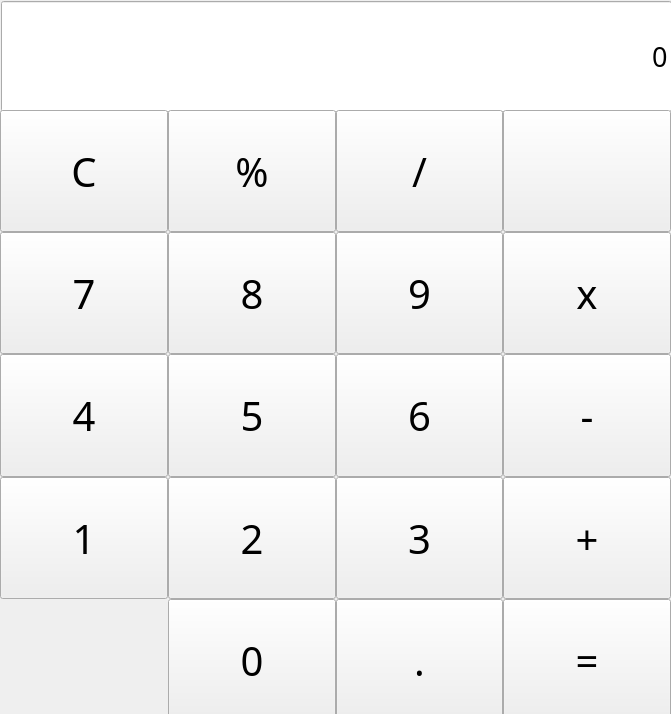
<?xml version="1.0" encoding="UTF-8"?>
<ui version="4.0">
 <class>Calculator</class>
 <widget class="QMainWindow" name="Calculator">
  <property name="geometry">
   <rect>
    <x>0</x>
    <y>0</y>
    <width>671</width>
    <height>714</height>
   </rect>
  </property>
  <property name="windowTitle">
   <string>Calculator</string>
  </property>
  <widget class="QWidget" name="centralwidget">
   <property name="sizePolicy">
    <sizepolicy hsizetype="MinimumExpanding" vsizetype="MinimumExpanding">
     <horstretch>0</horstretch>
     <verstretch>0</verstretch>
    </sizepolicy>
   </property>
   <widget class="QLineEdit" name="show_number">
    <property name="geometry">
     <rect>
      <x>1</x>
      <y>1</y>
      <width>671</width>
      <height>111</height>
     </rect>
    </property>
    <property name="sizePolicy">
     <sizepolicy hsizetype="Expanding" vsizetype="Expanding">
      <horstretch>0</horstretch>
      <verstretch>0</verstretch>
     </sizepolicy>
    </property>
    <property name="font">
     <font>
      <family>思源黑体 Normal</family>
      <pointsize>20</pointsize>
     </font>
    </property>
    <property name="text">
     <string>0</string>
    </property>
    <property name="alignment">
     <set>Qt::AlignRight|Qt::AlignTrailing|Qt::AlignVCenter</set>
    </property>
    <property name="dragEnabled">
     <bool>false</bool>
    </property>
    <property name="placeholderText">
     <string/>
    </property>
   </widget>
   <widget class="QWidget" name="">
    <property name="geometry">
     <rect>
      <x>0</x>
      <y>110</y>
      <width>671</width>
      <height>611</height>
     </rect>
    </property>
    <property name="font">
     <font>
      <family>思源黑体 Normal</family>
      <pointsize>30</pointsize>
      <bold>false</bold>
     </font>
    </property>
    <layout class="QGridLayout" name="gridLayout">
     <property name="sizeConstraint">
      <enum>QLayout::SetDefaultConstraint</enum>
     </property>
     <property name="topMargin">
      <number>0</number>
     </property>
     <property name="spacing">
      <number>0</number>
     </property>
     <item row="5" column="4">
      <widget class="QPushButton" name="cal_bt">
       <property name="sizePolicy">
        <sizepolicy hsizetype="Expanding" vsizetype="Expanding">
         <horstretch>0</horstretch>
         <verstretch>0</verstretch>
        </sizepolicy>
       </property>
       <property name="font">
        <font>
         <family>思源黑体 Normal</family>
         <pointsize>30</pointsize>
         <bold>false</bold>
        </font>
       </property>
       <property name="text">
        <string>=</string>
       </property>
      </widget>
     </item>
     <item row="3" column="4">
      <widget class="QPushButton" name="sub_bt">
       <property name="sizePolicy">
        <sizepolicy hsizetype="Expanding" vsizetype="Expanding">
         <horstretch>0</horstretch>
         <verstretch>0</verstretch>
        </sizepolicy>
       </property>
       <property name="font">
        <font>
         <family>思源黑体 Normal</family>
         <pointsize>30</pointsize>
         <bold>false</bold>
        </font>
       </property>
       <property name="text">
        <string>-</string>
       </property>
      </widget>
     </item>
     <item row="4" column="0">
      <widget class="QPushButton" name="num1_bt">
       <property name="sizePolicy">
        <sizepolicy hsizetype="Expanding" vsizetype="Expanding">
         <horstretch>0</horstretch>
         <verstretch>0</verstretch>
        </sizepolicy>
       </property>
       <property name="font">
        <font>
         <family>思源黑体 Normal</family>
         <pointsize>30</pointsize>
         <bold>false</bold>
        </font>
       </property>
       <property name="layoutDirection">
        <enum>Qt::LeftToRight</enum>
       </property>
       <property name="autoFillBackground">
        <bool>false</bool>
       </property>
       <property name="text">
        <string>1</string>
       </property>
       <property name="checkable">
        <bool>false</bool>
       </property>
       <property name="autoRepeat">
        <bool>false</bool>
       </property>
       <property name="autoExclusive">
        <bool>false</bool>
       </property>
       <property name="autoDefault">
        <bool>false</bool>
       </property>
       <property name="default">
        <bool>false</bool>
       </property>
       <property name="flat">
        <bool>false</bool>
       </property>
      </widget>
     </item>
     <item row="3" column="0">
      <widget class="QPushButton" name="num4_bt">
       <property name="sizePolicy">
        <sizepolicy hsizetype="Expanding" vsizetype="Expanding">
         <horstretch>0</horstretch>
         <verstretch>0</verstretch>
        </sizepolicy>
       </property>
       <property name="font">
        <font>
         <family>思源黑体 Normal</family>
         <pointsize>30</pointsize>
         <bold>false</bold>
        </font>
       </property>
       <property name="text">
        <string>4</string>
       </property>
      </widget>
     </item>
     <item row="0" column="3">
      <widget class="QPushButton" name="div_bt">
       <property name="sizePolicy">
        <sizepolicy hsizetype="Expanding" vsizetype="Expanding">
         <horstretch>0</horstretch>
         <verstretch>0</verstretch>
        </sizepolicy>
       </property>
       <property name="font">
        <font>
         <family>思源黑体 Normal</family>
         <pointsize>30</pointsize>
         <bold>false</bold>
        </font>
       </property>
       <property name="text">
        <string>/</string>
       </property>
      </widget>
     </item>
     <item row="5" column="2">
      <widget class="QPushButton" name="num0_bt">
       <property name="sizePolicy">
        <sizepolicy hsizetype="Expanding" vsizetype="Expanding">
         <horstretch>0</horstretch>
         <verstretch>0</verstretch>
        </sizepolicy>
       </property>
       <property name="font">
        <font>
         <family>思源黑体 Normal</family>
         <pointsize>30</pointsize>
         <bold>false</bold>
        </font>
       </property>
       <property name="text">
        <string>0</string>
       </property>
      </widget>
     </item>
     <item row="3" column="3">
      <widget class="QPushButton" name="num6_bt">
       <property name="sizePolicy">
        <sizepolicy hsizetype="Expanding" vsizetype="Expanding">
         <horstretch>0</horstretch>
         <verstretch>0</verstretch>
        </sizepolicy>
       </property>
       <property name="font">
        <font>
         <family>思源黑体 Normal</family>
         <pointsize>30</pointsize>
         <bold>false</bold>
        </font>
       </property>
       <property name="text">
        <string>6</string>
       </property>
      </widget>
     </item>
     <item row="0" column="0">
      <widget class="QPushButton" name="clear_bt">
       <property name="sizePolicy">
        <sizepolicy hsizetype="Expanding" vsizetype="Expanding">
         <horstretch>0</horstretch>
         <verstretch>0</verstretch>
        </sizepolicy>
       </property>
       <property name="font">
        <font>
         <family>思源黑体 Normal</family>
         <pointsize>30</pointsize>
         <bold>false</bold>
        </font>
       </property>
       <property name="text">
        <string>C</string>
       </property>
      </widget>
     </item>
     <item row="4" column="4">
      <widget class="QPushButton" name="add_bt">
       <property name="sizePolicy">
        <sizepolicy hsizetype="Expanding" vsizetype="Expanding">
         <horstretch>0</horstretch>
         <verstretch>0</verstretch>
        </sizepolicy>
       </property>
       <property name="font">
        <font>
         <family>思源黑体 Normal</family>
         <pointsize>30</pointsize>
         <bold>false</bold>
        </font>
       </property>
       <property name="text">
        <string>+</string>
       </property>
      </widget>
     </item>
     <item row="3" column="2">
      <widget class="QPushButton" name="num5_bt">
       <property name="sizePolicy">
        <sizepolicy hsizetype="Expanding" vsizetype="Expanding">
         <horstretch>0</horstretch>
         <verstretch>0</verstretch>
        </sizepolicy>
       </property>
       <property name="font">
        <font>
         <family>思源黑体 Normal</family>
         <pointsize>30</pointsize>
         <bold>false</bold>
        </font>
       </property>
       <property name="text">
        <string>5</string>
       </property>
      </widget>
     </item>
     <item row="2" column="4">
      <widget class="QPushButton" name="mul_bt">
       <property name="sizePolicy">
        <sizepolicy hsizetype="Expanding" vsizetype="Expanding">
         <horstretch>0</horstretch>
         <verstretch>0</verstretch>
        </sizepolicy>
       </property>
       <property name="font">
        <font>
         <family>思源黑体 Normal</family>
         <pointsize>30</pointsize>
         <bold>false</bold>
        </font>
       </property>
       <property name="text">
        <string>x</string>
       </property>
      </widget>
     </item>
     <item row="5" column="3">
      <widget class="QPushButton" name="point_bt">
       <property name="sizePolicy">
        <sizepolicy hsizetype="Expanding" vsizetype="Expanding">
         <horstretch>0</horstretch>
         <verstretch>0</verstretch>
        </sizepolicy>
       </property>
       <property name="font">
        <font>
         <family>思源黑体 Normal</family>
         <pointsize>30</pointsize>
         <bold>false</bold>
        </font>
       </property>
       <property name="text">
        <string>.</string>
       </property>
      </widget>
     </item>
     <item row="4" column="2">
      <widget class="QPushButton" name="num2_bt">
       <property name="sizePolicy">
        <sizepolicy hsizetype="Expanding" vsizetype="Expanding">
         <horstretch>0</horstretch>
         <verstretch>0</verstretch>
        </sizepolicy>
       </property>
       <property name="font">
        <font>
         <family>思源黑体 Normal</family>
         <pointsize>30</pointsize>
         <bold>false</bold>
        </font>
       </property>
       <property name="text">
        <string>2</string>
       </property>
      </widget>
     </item>
     <item row="2" column="3">
      <widget class="QPushButton" name="num9_bt">
       <property name="sizePolicy">
        <sizepolicy hsizetype="Expanding" vsizetype="Expanding">
         <horstretch>0</horstretch>
         <verstretch>0</verstretch>
        </sizepolicy>
       </property>
       <property name="font">
        <font>
         <family>思源黑体 Normal</family>
         <pointsize>30</pointsize>
         <bold>false</bold>
        </font>
       </property>
       <property name="text">
        <string>9</string>
       </property>
      </widget>
     </item>
     <item row="2" column="2">
      <widget class="QPushButton" name="num8_bt">
       <property name="sizePolicy">
        <sizepolicy hsizetype="Expanding" vsizetype="Expanding">
         <horstretch>0</horstretch>
         <verstretch>0</verstretch>
        </sizepolicy>
       </property>
       <property name="font">
        <font>
         <family>思源黑体 Normal</family>
         <pointsize>30</pointsize>
         <bold>false</bold>
        </font>
       </property>
       <property name="text">
        <string>8</string>
       </property>
      </widget>
     </item>
     <item row="0" column="2">
      <widget class="QPushButton" name="percent_bt">
       <property name="sizePolicy">
        <sizepolicy hsizetype="Expanding" vsizetype="Expanding">
         <horstretch>0</horstretch>
         <verstretch>0</verstretch>
        </sizepolicy>
       </property>
       <property name="font">
        <font>
         <family>思源黑体 Normal</family>
         <pointsize>30</pointsize>
         <bold>false</bold>
        </font>
       </property>
       <property name="text">
        <string>%</string>
       </property>
      </widget>
     </item>
     <item row="2" column="0">
      <widget class="QPushButton" name="num7_bt">
       <property name="sizePolicy">
        <sizepolicy hsizetype="Expanding" vsizetype="Expanding">
         <horstretch>0</horstretch>
         <verstretch>0</verstretch>
        </sizepolicy>
       </property>
       <property name="font">
        <font>
         <family>思源黑体 Normal</family>
         <pointsize>30</pointsize>
         <bold>false</bold>
        </font>
       </property>
       <property name="text">
        <string>7</string>
       </property>
      </widget>
     </item>
     <item row="0" column="4">
      <widget class="QPushButton" name="cut_bt">
       <property name="sizePolicy">
        <sizepolicy hsizetype="Expanding" vsizetype="Expanding">
         <horstretch>0</horstretch>
         <verstretch>0</verstretch>
        </sizepolicy>
       </property>
       <property name="font">
        <font>
         <family>思源黑体 Normal</family>
         <pointsize>30</pointsize>
         <bold>false</bold>
        </font>
       </property>
       <property name="text">
        <string/>
       </property>
       <property name="icon">
        <iconset resource="resource.qrc">
         <normaloff>:/images/images/tuige.png</normaloff>:/images/images/tuige.png</iconset>
       </property>
       <property name="iconSize">
        <size>
         <width>50</width>
         <height>50</height>
        </size>
       </property>
      </widget>
     </item>
     <item row="4" column="3">
      <widget class="QPushButton" name="num3_bt">
       <property name="sizePolicy">
        <sizepolicy hsizetype="Expanding" vsizetype="Expanding">
         <horstretch>0</horstretch>
         <verstretch>0</verstretch>
        </sizepolicy>
       </property>
       <property name="font">
        <font>
         <family>思源黑体 Normal</family>
         <pointsize>30</pointsize>
         <bold>false</bold>
        </font>
       </property>
       <property name="text">
        <string>3</string>
       </property>
      </widget>
     </item>
    </layout>
   </widget>
  </widget>
 </widget>
 <resources>
  <include location="resource.qrc"/>
 </resources>
 <connections/>
</ui>
